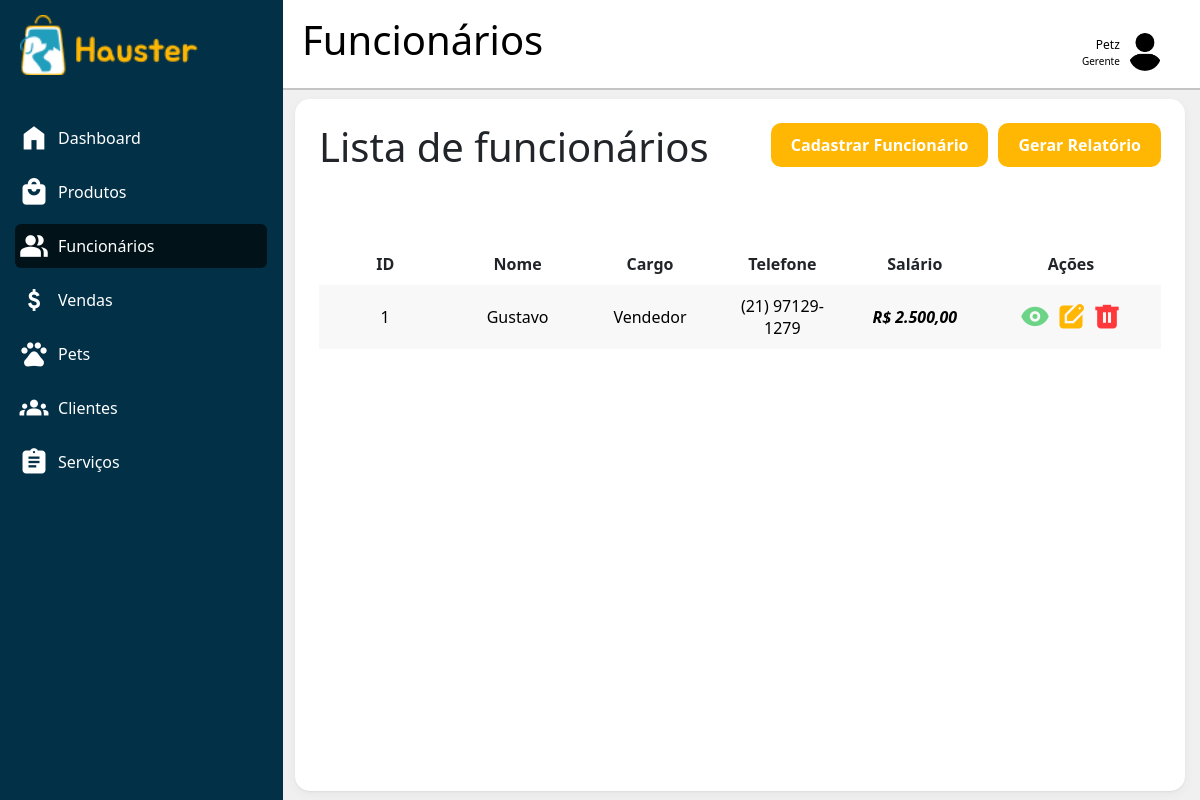
The page /dashboard.php?pagina=funcionarios (signed in) on the database its author committed.
### tables this page shows
CREATE TABLE IF NOT EXISTS `funcionarios` (
  `idfuncionarios` int(11) NOT NULL AUTO_INCREMENT,
  `nome` varchar(45) NOT NULL,
  `dt_nasc` date NOT NULL,
  `salario` decimal(10,2) NOT NULL,
  `cpf` varchar(11) NOT NULL,
  `email` varchar(45) NOT NULL,
  `telefone` varchar(14) NOT NULL,
  `senha` varchar(255) NOT NULL,
  `cargos_idcargos` int(11) NOT NULL,
  `estabelecimento_idestabelecimento` int(11) NOT NULL,
  PRIMARY KEY (`idfuncionarios`),
  UNIQUE KEY `uk_funcionarios_id_cargo` (`idfuncionarios`,`cargos_idcargos`),
  KEY `fk_funcionarios_cargos_id` (`cargos_idcargos`),
  KEY `fk_funcionarios_estabelecimento_id` (`estabelecimento_idestabelecimento`),
  CONSTRAINT `fk_funcionarios_cargos` FOREIGN KEY (`cargos_idcargos`) REFERENCES `cargos` (`idcargos`) ON DELETE NO ACTION ON UPDATE NO ACTION,
  CONSTRAINT `fk_funcionarios_estabelecimento` FOREIGN KEY (`estabelecimento_idestabelecimento`) REFERENCES `estabelecimento` (`idestabelecimento`) ON DELETE CASCADE ON UPDATE NO ACTION
);

CREATE TABLE IF NOT EXISTS `cargos` (
  `idcargos` int(11) NOT NULL AUTO_INCREMENT,
  `nome` varchar(45) NOT NULL,
  PRIMARY KEY (`idcargos`)
);

### includes/helpers_funcionarios.php (called while the page is built, shortened)
<?php
function formatar_telefone(string $tel): string
{
    if (strlen($tel) === 11) {
        return preg_replace('/(\d{2})(\d{5})(\d{4})/', '($1) $2-$3', $tel);
    }
    return $tel;
}
function formatar_dinheiro($valor): string
{
    return 'R$ ' . number_format((float) $valor, 2, ',', '.');
}

### dashboard/funcionarios/index.php (the view, shortened to what this page needs)
<?php
include_once "includes/helpers_funcionarios.php";
$estabelecimento_id = $_SESSION['estabelecimento_id'];
$stmt = $conexao->prepare(
    "SELECT f.*, c.nome AS nome_cargo
     FROM funcionarios f
     JOIN cargos c ON c.idcargos = f.cargos_idcargos
     WHERE f.estabelecimento_idestabelecimento = :estabelecimento_id
     ORDER BY f.idfuncionarios"
);
$stmt->execute([':estabelecimento_id' => $estabelecimento_id]);
$funcionarios = $stmt->fetchAll();
?>
<main class="tabela content fundo">
    <div class="cabecalho-tabela">
        <h1 class="titulo">Lista de funcionários</h1>
        <div style="display:flex; gap:10px;">
            <a href="dashboard.php?pagina=funcionarios_cadastrar" class="btn-cadastrar">Cadastrar Funcionário</a>
            <a href="dashboard/funcionarios/exportar_funcionarios.php" class="btn-cadastrar">Gerar Relatório</a>
        </div>
    </div>
    <table class="table-sb">
        <tr class="linha">
            <th class="celulas">ID</th>
            <th class="celulas">Nome</th>
            <th class="celulas">Cargo</th>
            <th class="celulas">Telefone</th>
            <th class="celulas">Salário</th>
            <th class="celulas">Ações</th>
        </tr>
        <?php if (count($funcionarios) > 0): ?>
            <?php foreach ($funcionarios as $func): ?>
                <tr class="linha">
                    <td class="celulas"><?= htmlspecialchars($func['idfuncionarios']) ?></td>
                    <td class="celulas"><?= htmlspecialchars($func['nome']) ?></td>
                    <td class="celulas"><?= htmlspecialchars($func['nome_cargo']) ?></td>
                    <td class="celulas"><?= htmlspecialchars(formatar_telefone($func['telefone'])) ?></td>
                    <td class="celulas destaque"><?= formatar_dinheiro($func['salario']) ?></td>
                    <td class="celulas">
                        <div class="acoes">
                            <a href="dashboard.php?pagina=funcionarios_detalhar&id_func=<?= $func['idfuncionarios'] ?>" title="Detalhar">
                                <span class="material-symbols-outlined icon detalhar">visibility</span>
                            </a>
                            <a href="dashboard.php?pagina=funcionarios_editar&id_func=<?= $func['idfuncionarios'] ?>" title="Editar">
                                <span class="material-symbols-outlined icon editar">edit_square</span>
                            </a>
                            <a href="dashboard.php?pagina=funcionarios_excluir&id_func=<?= $func['idfuncionarios'] ?>" title="Excluir"
                               onclick="return confirm('Tem certeza que deseja excluir este funcionário? As vendas dele continuam registradas.');">
                                <span class="material-symbols-outlined icon excluir">delete</span>
                            </a>
                        </div>
                    </td>
                </tr>
            <?php endforeach; ?>
        <?php else: ?>
            <tr class="linha">
                <td class="celulas" colspan="6">Nenhum funcionário cadastrado.</td>
            </tr>
        <?php endif; ?>
    </table>
</main>

### css/side-bar.css (style rules this page uses)
:root { --branco: #ffff; --preto: #000000; --primaria-100: #B0E8FE; --primaria-200: #2CC7EC; --primaria-base: #219EBC; --primaria-400: #16778E; --primaria-500: #0C5262; --primaria-600: #042F3A; --primaria-700: #011319; --secundaria-100: #FFE9D2; --secundaria-base: #FFB703; --secundaria-300: #CE9300; --secundaria-400: #9E7000; --secundaria-500: #714F00; --secundaria-600: #473000; --secundaria-700: #211500; --cinza-100: #F0F0F0; --cinza-200: #B3B8BB; --cinza-base: #8E9294; --cinza-400: #6A6D6F; --cinza-500: #494B4C; --cinza-600: #2A2B2C; --cinza-700: #101111; --fundo: #023047; --font: "Inter"; }
* { margin: 0; padding: 0; border: none; box-sizing: border-box; }
html, body { height: 100%; font-family: "Inter", Helvetica, sans-serif; }
.material-symbols-outlined { font-variation-settings: 'FILL' 1, 'wght' 400, 'GRAD' 0, 'opsz' 24; color: var(--branco); }
.dashboard { display: grid; grid-template-areas: "sidebar topbar" "sidebar content"; grid-template-columns: 280px 1fr; grid-template-rows: 90px 1fr; height: 100vh; background-color: var(--cinza-100); }
.editar { color: var(--preto); }
.content { grid-area: content; padding: 1.5rem; }

### dashboard/estoque/css/estoque.css (style rules this page uses)
:root { --branco: #ffff; --preto: #000000; --primaria-100: #B0E8FE; --primaria-200: #2CC7EC; --primaria-base: #219EBC; --primaria-400: #16778E; --primaria-500: #0C5262; --primaria-600: #042F3A; --primaria-700: #011319; --fundo: #023047; --secundaria-100: #FFE9D2; --secundaria-base: #FFB703; --secundaria-300: #CE9300; --secundaria-400: #9E7000; --secundaria-500: #714F00; --secundaria-600: #473000; --secundaria-700: #211500; --secundaria-hover: #e4a404; --cinza-100: #F0F0F0; --cinza-linha: #ededed60; --cinza-200: #B3B8BB; --cinza-base: #8E9294; --cinza-400: #6A6D6F; --cinza-500: #494B4C; --cinza-600: #2A2B2C; --cinza-700: #101111; --estoque-alto: #6CD486; --estoque-alto-hover: #5fbb76; --estoque-medio: #FFCE52; --estoque-baixo: #FF6366; --excluir: #FF383C; --excluir-hover: #d32c2f; --font: "Inter"; }
.material-symbols-outlined { font-variation-settings: 'FILL' 1, 'wght' 800, 'GRAD' 0, 'opsz' 24; font-size: 28px; color: var(--branco); }
.fundo { background-color: var(--branco); box-shadow: 0 1px 2px rgba(0, 0, 0, 0.05), 0 4px 12px rgba(0, 0, 0, 0.04); border-radius: 15px; }
.tabela { display: flex; flex-direction: column; margin: 1% 15px 1% 15px; }
th, td { padding: 10px; text-align: center; vertical-align: middle; }
.cabecalho-tabela { display: flex; flex-direction: row; justify-content: space-between; align-items: flex-start; height: 15vh; }
.btn-cadastrar { text-decoration: none; color: var(--branco); padding: 10px 20px; background-color: var(--secundaria-base); border-radius: 10px; font-weight: bold; }
.table-sb { width: 100%; border-collapse: collapse; table-layout: fixed; }
tr:nth-child(even) { background-color: var(--cinza-linha); color: var(--preto); }
.celulas { display: table-cell; text-align: center; vertical-align: middle; max-width: max-content; }
.acoes { display: flex; justify-content: center; align-items: center; gap: 8px; width: 100%; }
th:last-child, td:last-child { width: 180px; }
.editar { color: var(--secundaria-base); cursor: pointer; }
.excluir { color: var(--excluir); cursor: pointer; }
.destaque { font-weight: bold; font-style: italic; }

### dashboard/funcionarios/css/funcionarios.css (style rules this page uses)
.detalhar { color: var(--estoque-alto); cursor: pointer; }

### rows shown on the page
funcionarios: idfuncionarios "1", nome "Gustavo", cargos_idcargos.nome "Vendedor", telefone "(21) 97129-1279", salario "R$ 2.500,00"

### other values the page prints
$texto "Dashboard"
$texto "Produtos"
$texto "Funcionários"
$texto "Vendas"
$texto "Pets"
$texto "Clientes"
$texto "Serviços"
$titulo_pagina "Funcionários"
$nome_exibido "Petz"
$cargo_exibido "Gerente"
